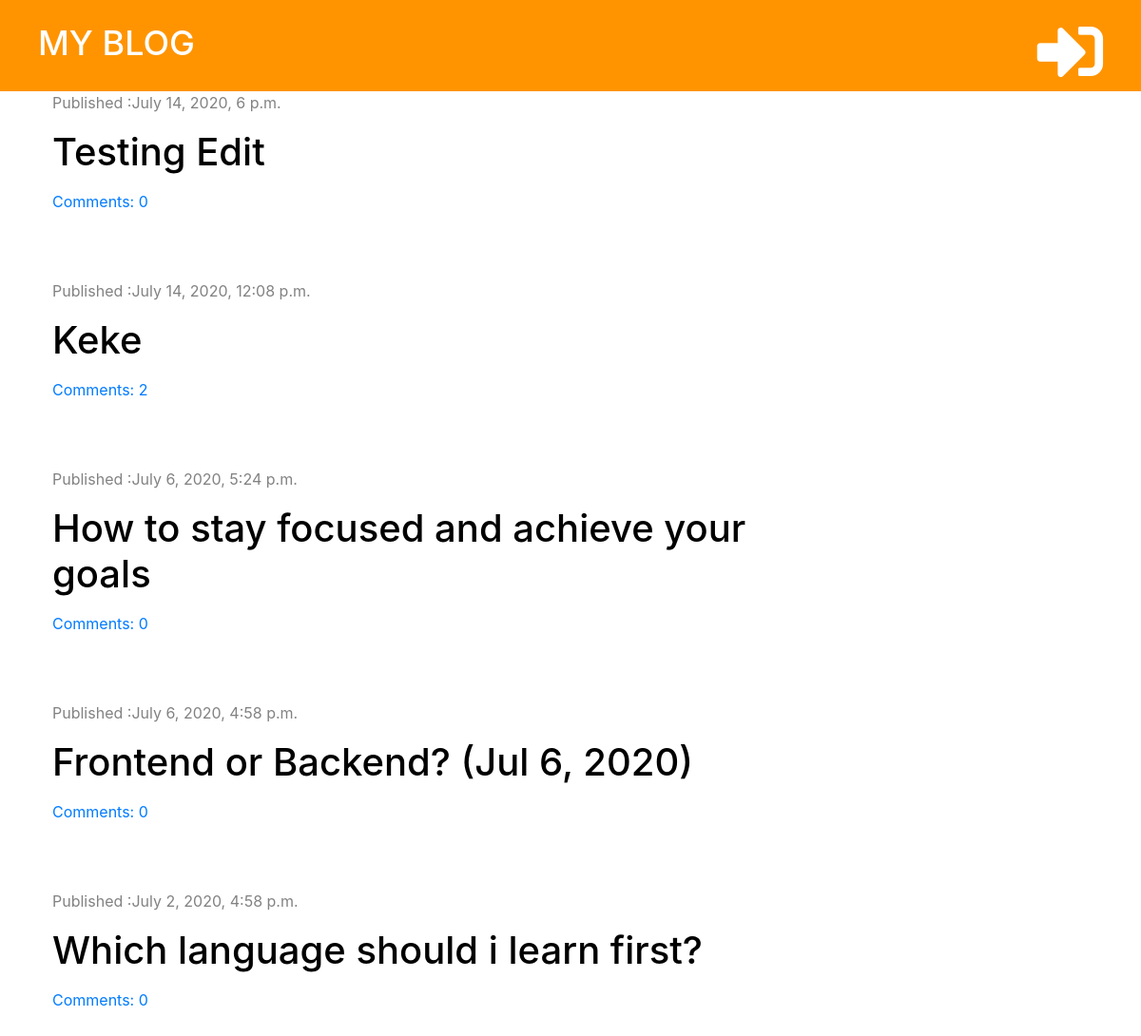
/, run on an earlier commit of the app's database.
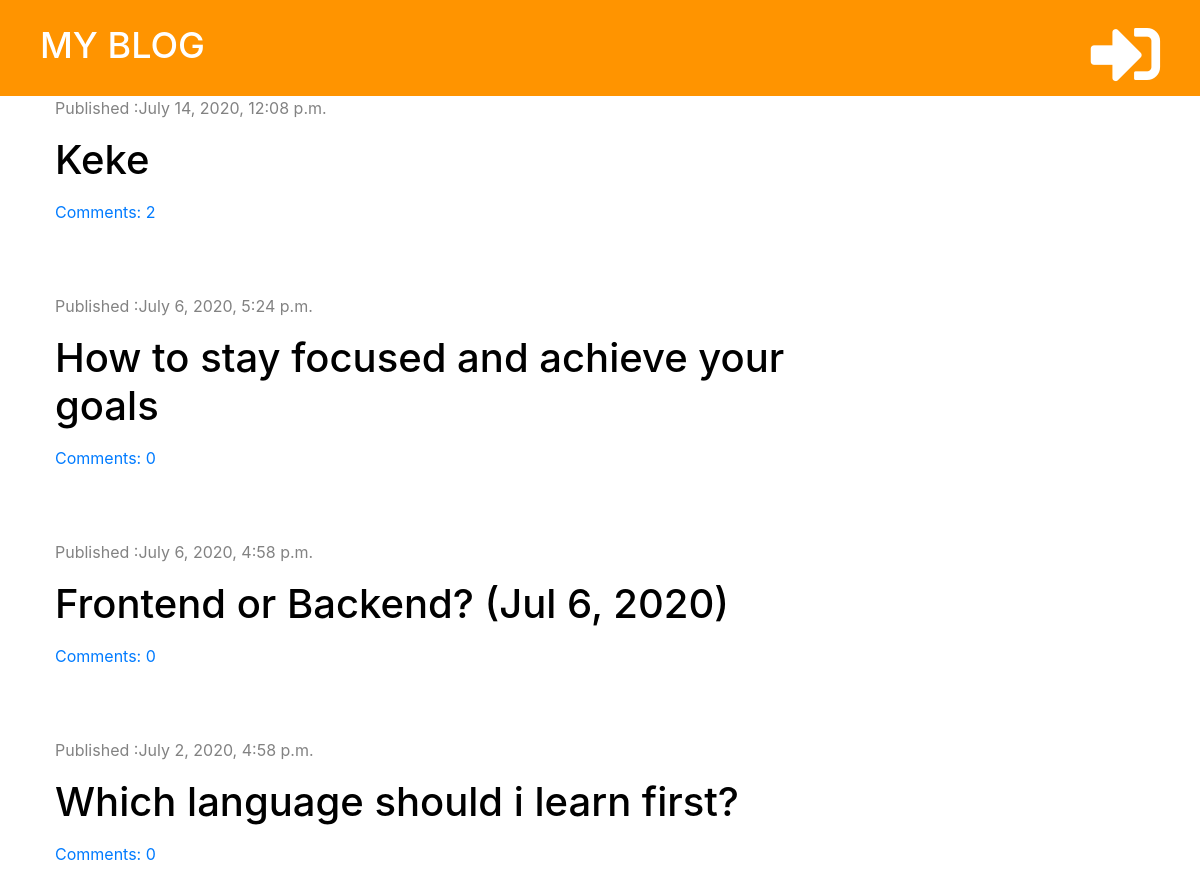
And on a later commit of the database.
### blog/models.py (models this page shows, shortened)
class Post(models.Model):
    author = models.ForeignKey('auth.User', on_delete= models.CASCADE)
    title =  models.CharField(max_length = 200)
    text = models. TextField(  )
    created_date = models.DateTimeField(default= timezone.now)
    published_date = models.DateTimeField(blank = True, null=True)
    def approved_comments(self):
        return self.comments.filter(approved=True)

### blog/views.py (the view)
# urls.py: path('', views.post_list, name='post_list'),
def post_list(request):
    posts= Post.objects.filter(published_date__lte=timezone.now()).order_by('-published_date')
    stuff_for_frontend = {'posts': posts}
    return render(request, 'blog/post_list.html', stuff_for_frontend)

### blog/templatetags/markdownify.py (called while the page is built)
@register.filter
def markdown(value):
    renderer = HighlightRenderer()
    markdown = mistune.Markdown(renderer=renderer)
    return markdown(value)

### blog/templates/blog/post_list.html (shortened to what this page needs)
{% extends 'blog/base.html' %}
{% load markdownify %}
{% block content %}
    {% for post in posts %}
    <div class="post">
        <div class="date">
            <p> Published :{{post.published_date}}</p>
        </div>
        <h1><a href="{% url 'post_detail' pk=post.pk %}">{{ post.title}}</a></h1>
        <a href="{%url 'post_detail' pk=post.pk %}">Comments: {{post.approved_comments.count}}</a>
    </div>
    {% endfor %}
{% endblock %}

What changed in the data, as far as the page shows it:
removed Post: published_date "July 14, 2020, 6 p.m.", title "Testing Edit", approved_comments.count "0"
